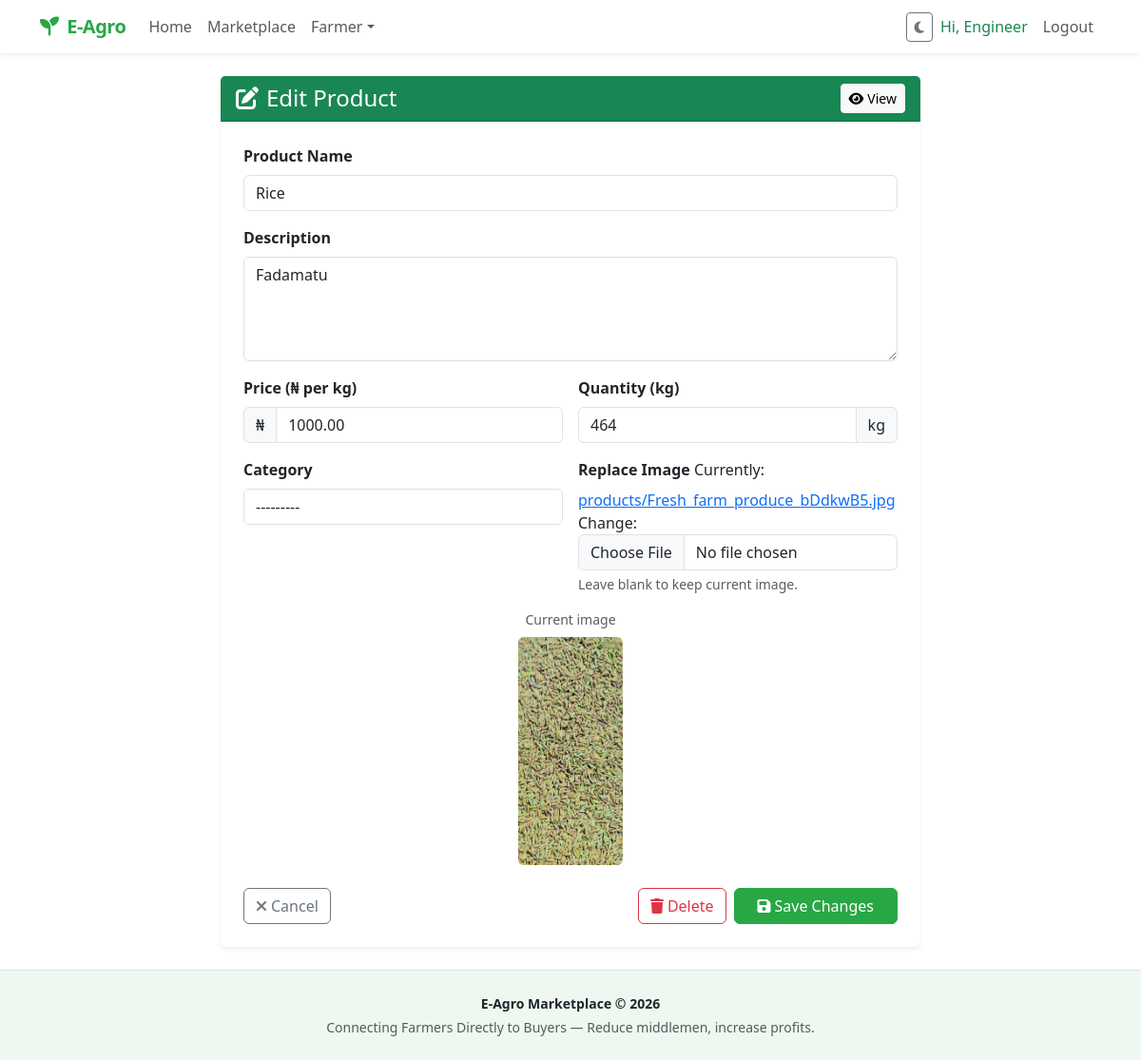
Page /marketplace/edit-product/3/ (signed in) on the earlier database version.
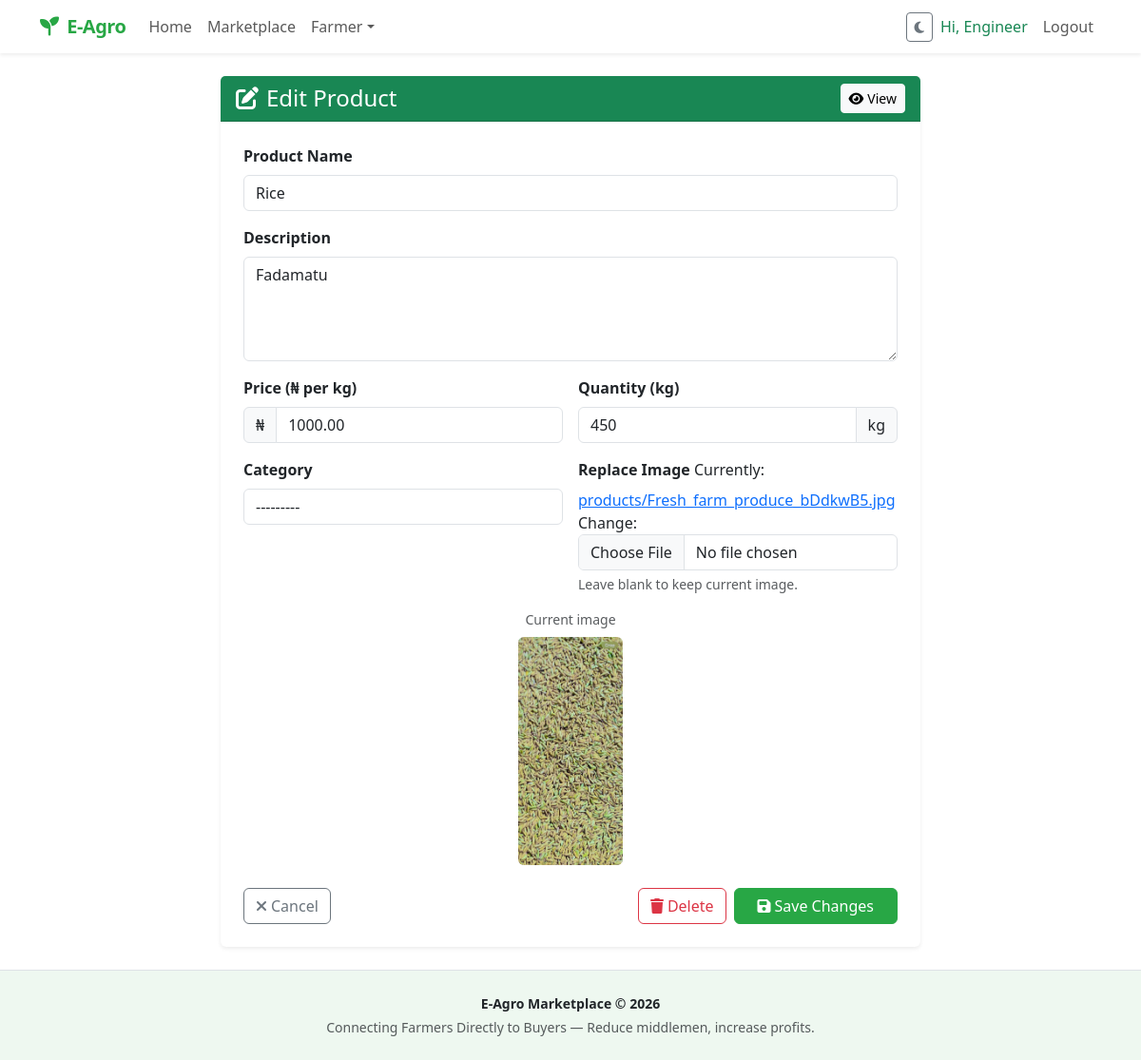
Same page on the later database version.
### marketplace/models.py (models this page shows, shortened)
class Product(models.Model):
    farmer = models.ForeignKey(CustomUser, on_delete=models.CASCADE, related_name='products')
    category = models.ForeignKey(Category, on_delete=models.SET_NULL, null=True, blank=True)
    name = models.CharField(max_length=100)
    description = models.TextField()
    price = models.DecimalField(max_digits=10, decimal_places=2)
    quantity = models.PositiveIntegerField()
    image = models.ImageField(upload_to='products/')
    created_at = models.DateTimeField(auto_now_add=True)
    updated_at = models.DateTimeField(auto_now=True)
    is_available = models.BooleanField(default=True)
    class Meta:
        ordering = ['-created_at']

### marketplace/views.py (the view)
# urls.py: path('edit-product/<int:pk>/', views.edit_product, name='edit_product'),
@login_required
def edit_product(request, pk):
    if not request.user.is_farmer():
        messages.error(request, "Only farmers can edit products.")
        return redirect('marketplace')
    product = get_object_or_404(Product, pk=pk, farmer=request.user)
    if request.method == 'POST':
        form = ProductForm(request.POST, request.FILES, instance=product)
        if form.is_valid():
            form.save()
            messages.success(request, "Product updated.")
            return redirect('farmer_dashboard')
    else:
        form = ProductForm(instance=product)
    return render(request, 'marketplace/edit_product.html', {
        'form': form, 'product': product,
    })

### marketplace/forms.py
class ProductForm(forms.ModelForm):
    class Meta:
        model = Product
        fields = ['name', 'description', 'price', 'quantity', 'category', 'image']
        widgets = {
            'description': forms.Textarea(attrs={'rows': 4}),
        }
    def __init__(self, *args, **kwargs):
        super().__init__(*args, **kwargs)
        for name, field in self.fields.items():
            field.widget.attrs.update({'class': 'form-control'})

### marketplace/context_processors.py (called while the page is built)
def cart_count(request):
    if request.user.is_authenticated and request.user.is_buyer():
        cart = Cart.objects.filter(buyer=request.user).first()
        return {'cart_count': cart.items.count() if cart else 0}
    return {'cart_count': 0}

### marketplace/models.py (called while the page is built)
    def is_farmer(self):
        return self.user_type == 'FARMER'

    def is_buyer(self):
        return self.user_type == 'BUYER'

    def __str__(self):
        return self.name

### templates/marketplace/edit_product.html (shortened to what this page needs)
{% extends 'base.html' %}
{% block content %}
<div class="row justify-content-center">
  <div class="col-md-8">
    <div class="card border-0 shadow-sm">
      <div class="card-header bg-success text-white d-flex justify-content-between align-items-center">
        <h4 class="mb-0"><i class="fas fa-edit me-2"></i>Edit Product</h4>
        <a href="{% url 'product_detail' product.id %}" class="btn btn-sm btn-light">
          <i class="fas fa-eye me-1"></i>View
        </a>
      </div>
      <div class="card-body p-4">
        <form method="post" enctype="multipart/form-data" novalidate>
          <div class="mb-3">
            <label for="{{ form.name.id_for_label }}" class="form-label fw-bold">Product Name</label>
            {{ form.name }}
          </div>
          <div class="mb-3">
            <label for="{{ form.description.id_for_label }}" class="form-label fw-bold">Description</label>
            {{ form.description }}
          </div>
          <div class="row g-3">
            <div class="col-md-6">
              <label for="{{ form.price.id_for_label }}" class="form-label fw-bold">Price (₦ per kg)</label>
              <div class="input-group">
                <span class="input-group-text">₦</span>
                {{ form.price }}
              </div>
            </div>
            <div class="col-md-6">
              <label for="{{ form.quantity.id_for_label }}" class="form-label fw-bold">Quantity (kg)</label>
              <div class="input-group">
                {{ form.quantity }}
                <span class="input-group-text">kg</span>
              </div>
            </div>
            <div class="col-md-6">
              <label for="{{ form.category.id_for_label }}" class="form-label fw-bold">Category</label>
              {{ form.category }}
            </div>
            <div class="col-md-6">
              <label for="{{ form.image.id_for_label }}" class="form-label fw-bold">Replace Image</label>
              {{ form.image }}
              <div class="form-text">Leave blank to keep current image.</div>
            </div>
          </div>
          <div class="mt-3 text-center">
            <p class="text-muted small mb-2">Current image</p>
            <img id="img-preview" src="{{ product.image.url }}" alt="{{ product.name }}"
                 class="img-fluid rounded" style="max-height:240px;object-fit:cover;">
          </div>
          <div class="d-flex justify-content-between mt-4">
            <a href="{% url 'farmer_dashboard' %}" class="btn btn-outline-secondary">
              <i class="fas fa-times me-1"></i>Cancel
            </a>
            <div class="d-flex gap-2">
              <a href="{% url 'delete_product' product.id %}" class="btn btn-outline-danger">
                <i class="fas fa-trash me-1"></i>Delete
              </a>
              <button type="submit" class="btn btn-success px-4">
                <i class="fas fa-save me-1"></i>Save Changes
              </button>
            </div>
          </div>
        </form>
      </div>
    </div>
  </div>
</div>
{% endblock %}

Differences in the rows shown:
changed Product "Rice": quantity "464" → "450"
